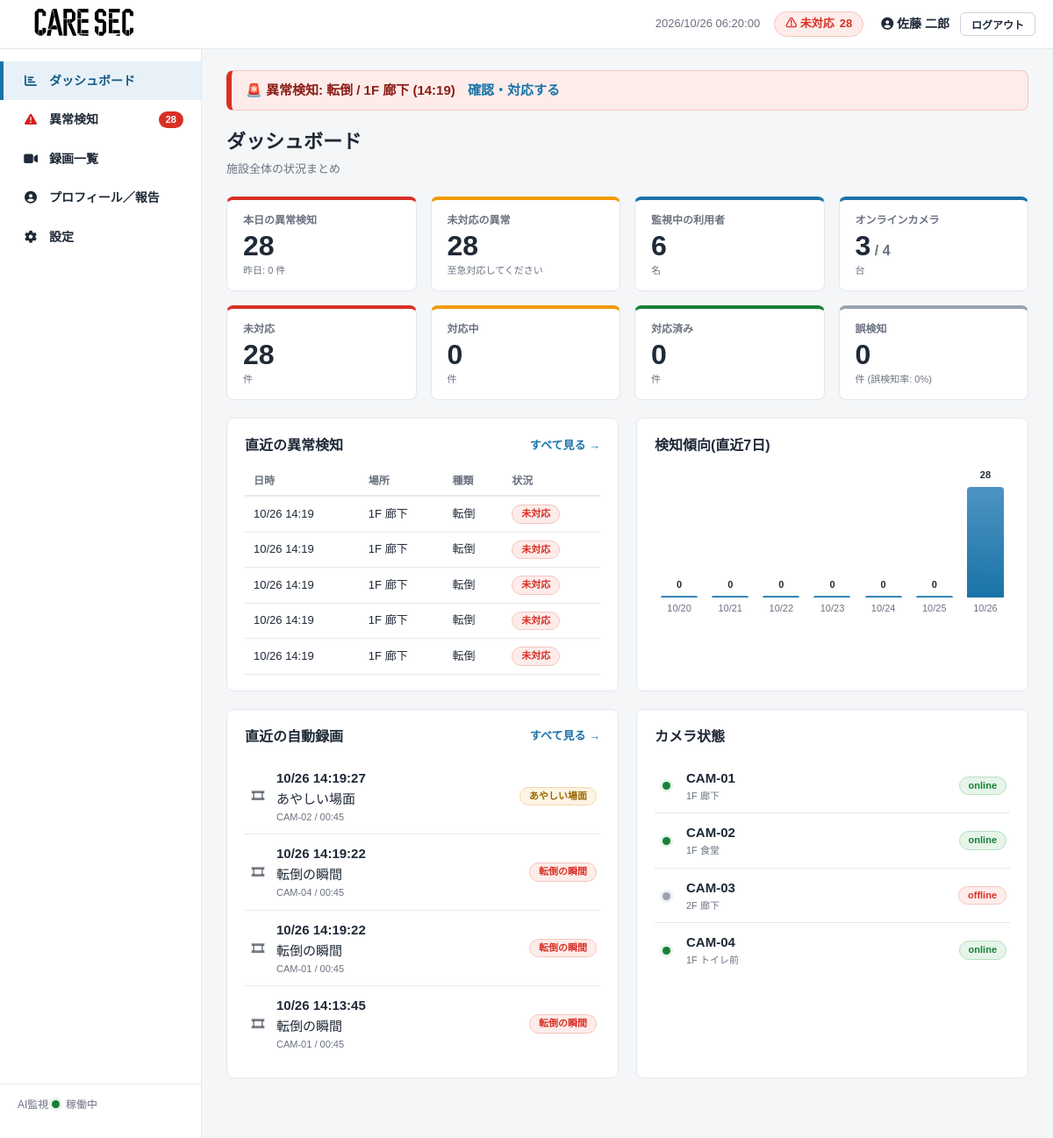
Screenshot of / (signed in) with the database file from the repository.
### core/models.py (models this page shows, shortened)
class User(AbstractBaseUser):
    username = models.CharField("ユーザー名", max_length=150, unique=True)
    first_name = models.CharField("名", max_length=50, blank=True)
    last_name = models.CharField("姓", max_length=50, blank=True)
    email = models.EmailField("メールアドレス", blank=True)
    is_active = models.BooleanField("有効", default=True)
    is_admin = models.BooleanField("管理画面を利用できる", default=False)
    date_joined = models.DateTimeField("登録日", default=timezone.now)
    objects = UserManager()
    USERNAME_FIELD = "username"
    REQUIRED_FIELDS = []
    class Meta:
        verbose_name = "介護士"
        verbose_name_plural = "介護士"
        default_permissions = ()  # 権限レコードを作らない
    def get_full_name(self):
        return f"{self.last_name} {self.first_name}".strip()

class Alert(models.Model):
    class Kind(models.TextChoices):
        FALL = "fall", "転倒"
        SUSPICIOUS = "suspicious", "あやしい動き"
        ZONE = "zone", "立ち入り禁止ゾーン"
    class Status(models.TextChoices):
        OPEN = "open", "未対応"
        RESPONDING = "responding", "対応中"
        RESOLVED = "resolved", "解決済み"
        FALSE_POSITIVE = "false_positive", "誤検知"
    kind = models.CharField("種類", max_length=16, choices=Kind.choices)
    status = models.CharField("状況", max_length=16, choices=Status.choices, default=Status.OPEN)
    camera = models.ForeignKey(Camera, verbose_name="カメラ", on_delete=models.CASCADE, related_name="alerts")
    occurred_at = models.DateTimeField("発生日時")
    confidence = models.FloatField("AI信頼度", null=True, blank=True, help_text="0.0〜1.0")
    detected_state = models.CharField(
        "検知時の人物状態", max_length=16,
        choices=PersonState.choices, default=PersonState.UNKNOWN,
    )
    created_at = models.DateTimeField("アラート発生時刻", default=timezone.now)
    responded_at = models.DateTimeField("対応開始時刻", null=True, blank=True)
    resolved_at = models.DateTimeField("対応完了時刻", null=True, blank=True)
    is_false_positive = models.BooleanField("誤検知", default=False)
    thumbnail_url = models.TextField("サムネイルURL", blank=True)
    responder = models.ForeignKey(
        User, verbose_name="対応者",
        null=True, blank=True, on_delete=models.SET_NULL, related_name="responding_alerts",
    )
    class Meta:
        verbose_name = "異常検知"
        verbose_name_plural = "異常検知"
        ordering = ["-occurred_at"]
        default_permissions = ()
    @property
    def kind_label(self):
        return self.get_kind_display()
    @property
    def status_label(self):
        return self.get_status_display()
    @property
    def location(self):
        return self.camera.location

class Camera(models.Model):
    name = models.CharField("カメラ名", max_length=64)
    location = models.CharField("設置場所", max_length=128)
    stream_url = models.TextField("ストリームURL", blank=True)
    is_online = models.BooleanField("online", default=True)
    class Meta:
        verbose_name = "カメラ"
        verbose_name_plural = "カメラ"
        default_permissions = ()

class Recording(models.Model):
    class Kind(models.TextChoices):
        FALL = "fall", "転倒の瞬間"
        SUSPICIOUS = "suspicious", "あやしい場面"
    kind = models.CharField("種類", max_length=16, choices=Kind.choices)
    camera = models.ForeignKey(Camera, verbose_name="カメラ", on_delete=models.CASCADE, related_name="recordings")
    alert = models.OneToOneField(
        Alert, verbose_name="関連する異常",
        null=True, blank=True, on_delete=models.SET_NULL, related_name="recording",
    )
    started_at = models.DateTimeField("録画開始")
    ended_at = models.DateTimeField("録画終了")
    video_url = models.TextField("動画URL")
    thumbnail_url = models.TextField("サムネイルURL", blank=True)
    reason = models.CharField("録画理由", max_length=255, blank=True)
    markers = models.JSONField("AI検知マーク", default=list, blank=True)
    class Meta:
        verbose_name = "自動録画"
        verbose_name_plural = "自動録画"
        ordering = ["-started_at"]
        default_permissions = ()
    @property
    def kind_label(self):
        return self.get_kind_display()
    @property
    def camera_name(self):
        return self.camera.name
    @property
    def duration_label(self):
        delta = max(int((self.ended_at - self.started_at).total_seconds()), 0)
        h, rem = divmod(delta, 3600)
        m, s = divmod(rem, 60)
        if h:
            return f"{h}:{m:02d}:{s:02d}"
        return f"{m:02d}:{s:02d}"

### core/views.py (the view)
# urls.py: path("", views.dashboard, name="dashboard"),
@login_required
def dashboard(request):
    now = timezone.now()
    today = now.date()
    alerts = Alert.objects.select_related("camera")
    total_alerts = alerts.count()
    false_positive_count = alerts.filter(status=Alert.Status.FALSE_POSITIVE).count()
    stats = {
        "today_alerts": alerts.filter(occurred_at__date=today).count(),
        "yesterday_alerts": alerts.filter(occurred_at__date=today - timedelta(days=1)).count(),
        "open_alerts": alerts.filter(status=Alert.Status.OPEN).count(),
        "residents": Resident.objects.count(),
        "cameras_online": Camera.objects.filter(is_online=True).count(),
        "cameras_total": Camera.objects.count(),
        "month_alerts": alerts.filter(
            occurred_at__year=today.year, occurred_at__month=today.month,
        ).count(),
        "open_count": alerts.filter(status=Alert.Status.OPEN).count(),
        "responding_count": alerts.filter(status=Alert.Status.RESPONDING).count(),
        "resolved_count": alerts.filter(status=Alert.Status.RESOLVED).count(),
        "false_positive_count": false_positive_count,
        "false_positive_rate": round(false_positive_count / total_alerts * 100, 1) if total_alerts > 0 else 0,
    }
    weekly_chart = []
    for i in range(6, -1, -1):
        day = today - timedelta(days=i)
        weekly_chart.append({
            "label": f"{day.month}/{day.day}",
            "count": alerts.filter(occurred_at__date=day).count(),
        })
    max_count = max([p["count"] for p in weekly_chart] + [1])
    for point in weekly_chart:
        point["height_percent"] = int(point["count"] / max_count * 100)
    return render(request, "dashboard.html", {
        "stats": stats,
        "recent_alerts": alerts[:5],
        "weekly_chart": weekly_chart,
        "recent_recordings": Recording.objects.select_related("camera")[:4],
        "cameras": Camera.objects.all(),
        "status_counts": {
            "open": alerts.filter(status=Alert.Status.OPEN).count(),
            "responding": alerts.filter(status=Alert.Status.RESPONDING).count(),
            "resolved": alerts.filter(status=Alert.Status.RESOLVED).count(),
        },
        "camera_counts": Camera.objects.annotate(alert_count=Count("alerts")).order_by("-alert_count"),
        "ai": _ai_summary(),
    })

### core/auth.py (called while the page is built)
    def get_user(self, user_id):
        User = get_user_model()
        try:
            return User.objects.get(pk=user_id)
        except User.DoesNotExist:
            return None

### core/context_processors.py (called while the page is built)
def alert_globals(request):
    if not request.user.is_authenticated:
        return {}
    open_alerts = Alert.objects.filter(status=Alert.Status.OPEN)
    return {
        "open_alert_count": open_alerts.count(),
        "latest_open_alert": open_alerts.order_by("-occurred_at").first(),
    }

### core/models.py (called while the page is built)
    @classmethod
    def load(cls):
        obj, _ = cls.objects.get_or_create(pk=1)
        return obj

### core/views.py (called while the page is built)
def _ai_summary():
    ai = AISettings.load()
    total = Alert.objects.count()
    false_positives = Alert.objects.filter(is_false_positive=True).count()
    return {
        "settings": ai,
        "total": total,
        "false_positives": false_positives,
        "accuracy": round((1 - false_positives / total) * 100, 1) if total else 100.0,
    }

### templates/dashboard.html (shortened to what this page needs)
{% extends "base.html" %}
{% block content %}
<div class="page-header">
  <h1>ダッシュボード</h1>
  <p class="page-header__sub">施設全体の状況まとめ</p>
</div>
<section class="stats-grid">
  <div class="stat-card stat-card--danger">
    <span class="stat-card__label">本日の異常検知</span>
    <span class="stat-card__value">{{ stats.today_alerts|default:0 }}</span>
    <span class="stat-card__note">昨日: {{ stats.yesterday_alerts|default:0 }} 件</span>
  </div>
  <div class="stat-card stat-card--warn">
    <span class="stat-card__label">未対応の異常</span>
    <span class="stat-card__value">{{ stats.open_alerts|default:0 }}</span>
    <span class="stat-card__note">{% if stats.open_alerts %}至急対応してください{% else %}対応漏れはありません{% endif %}</span>
  </div>
  <div class="stat-card">
    <span class="stat-card__label">監視中の利用者</span>
    <span class="stat-card__value">{{ stats.residents|default:0 }}</span>
    <span class="stat-card__note">名</span>
  </div>
  <div class="stat-card">
    <span class="stat-card__label">オンラインカメラ</span>
    <span class="stat-card__value">{{ stats.cameras_online|default:0 }}<small> / {{ stats.cameras_total|default:0 }}</small></span>
    <span class="stat-card__note">台</span>
  </div>
  <div class="stat-card stat-card--danger">
    <span class="stat-card__label">未対応</span>
    <span class="stat-card__value">{{ stats.open_count|default:0 }}</span>
    <span class="stat-card__note">件</span>
  </div>
  <div class="stat-card stat-card--warn">
    <span class="stat-card__label">対応中</span>
    <span class="stat-card__value">{{ stats.responding_count|default:0 }}</span>
    <span class="stat-card__note">件</span>
  </div>
  <div class="stat-card stat-card--resolved">
    <span class="stat-card__label">対応済み</span>
    <span class="stat-card__value">{{ stats.resolved_count|default:0 }}</span>
    <span class="stat-card__note">件</span>
  </div>
  <div class="stat-card stat-card--fp">
    <span class="stat-card__label">誤検知</span>
    <span class="stat-card__value">{{ stats.false_positive_count|default:0 }}</span>
    <span class="stat-card__note">件 (誤検知率: {{ stats.false_positive_rate|default:0 }}%)</span>
  </div>
</section>
<div class="grid-2">
  <section class="card">
    <div class="card__header">
      <h2>直近の異常検知</h2>
      <a href="{% url 'alert_list' %}" class="link">すべて見る →</a>
    </div>
    <table class="table">
      <thead>
        <tr><th>日時</th><th>場所</th><th>種類</th><th>状況</th></tr>
      </thead>
      <tbody>
        {% for alert in recent_alerts %}
        <tr>
          <td>{{ alert.occurred_at|date:"m/d H:i" }}</td>
          <td>{{ alert.location }}</td>
          <td>{{ alert.kind_label }}</td>
          <td><span class="chip chip--{{ alert.status }}">{{ alert.status_label }}</span></td>
        </tr>
        {% empty %}
        <tr><td colspan="4" class="table__empty">異常検知はありません</td></tr>
        {% endfor %}
      </tbody>
    </table>
  </section>
  <section class="card">
    <div class="card__header">
      <h2>検知傾向(直近7日)</h2>
    </div>
    <ul class="bar-chart">
      {% for point in weekly_chart %}
      <li class="bar-chart__item">
        <span class="bar-chart__value">{{ point.count }}</span>
        <span class="bar-chart__bar" style="height: {{ point.height_percent }}%"></span>
        <span class="bar-chart__label">{{ point.label }}</span>
      </li>
      {% empty %}
      <li class="table__empty">集計データがありません</li>
      {% endfor %}
    </ul>
  </section>
</div>
<div class="grid-2">
  <section class="card">
    <div class="card__header">
      <h2>直近の自動録画</h2>
      <a href="{% url 'recording_list' %}" class="link">すべて見る →</a>
    </div>
    <ul class="mini-list">
      {% for rec in recent_recordings %}
      <li>
        <a href="{% url 'recording_detail' rec.id %}">
          <span class="mini-list__icon">🎞</span>
          <span class="mini-list__body">
            <strong>{{ rec.started_at|date:"m/d H:i:s" }}</strong> {{ rec.kind_label }}
            <small>{{ rec.camera_name }} / {{ rec.duration_label }}</small>
          </span>
          <span class="chip chip--{{ rec.kind }}">{{ rec.kind_label }}</span>
        </a>
      </li>
      {% empty %}
      <li class="table__empty">録画はありません</li>
      {% endfor %}
    </ul>
  </section>
  <section class="card">
    <div class="card__header">
      <h2>カメラ状態</h2>
    </div>
    <ul class="mini-list">
      {% for camera in cameras %}
      <li>
        <span class="mini-list__row">
          <span class="mini-list__icon">{% if camera.is_online %}<span class="status-dot status-dot--on"></span>{% else %}<span class="status-dot status-dot--off"></span>{% endif %}</span>
          <span class="mini-list__body">
            <strong>{{ camera.name }}</strong>
            <small>{{ camera.location }}</small>
          </span>
          <span class="chip {% if camera.is_online %}chip--resolved{% else %}chip--open{% endif %}">{% if camera.is_online %}online{% else %}offline{% endif %}</span>
        </span>
      </li>
      {% empty %}
      <li class="table__empty">カメラが登録されていません</li>
      {% endfor %}
    </ul>
  </section>
</div>
{% endblock %}

### templates/base.html (shortened to what this page needs)
{% load static %}<!DOCTYPE html>
<html lang="ja">
<head>
<link rel="stylesheet" href="https://cdnjs.cloudflare.com/ajax/libs/font-awesome/6.4.0/css/all.min.css">
<link rel="stylesheet" href="{% static 'css/style.css' %}">
</head>
{% url 'api_alerts' as api_alerts_url %}
<body data-alerts-api="{{ api_alerts_url|default:'' }}">
<div class="layout">
  <header class="topbar">
    <div class="topbar__brand">
      <img src="{% static 'img/image1.svg' %}" alt="アイコン" style="width: 10em; height: auto;">
    </div>
    <div class="topbar__info">
      <span id="clock" class="topbar__clock">----/--/-- --:--:--</span>
      <a href="{% url 'alert_list' %}" class="topbar__alert-badge" title="未対応の異常一覧へ">
        ⚠ 未対応 <span id="alert-badge-count">{{ open_alert_count|default:0 }}</span>
      </a>
    </div>
    <div class="topbar__user">
      {% if user.is_authenticated %}
        <a class="topbar__username" href="{% url 'profile' %}"><i class="fa-solid fa-circle-user"></i> {{ user.get_full_name|default:user.username }}</a>
        <form method="post" action="{% url 'logout' %}" class="inline-form">
          <button type="submit" class="btn btn--ghost btn--sm">ログアウト</button>
        </form>
      {% else %}
        <a class="btn btn--primary btn--sm" href="{% url 'login' %}">ログイン</a>
      {% endif %}
    </div>
  </header>
  <nav class="sidebar" id="sidebar" aria-label="メインメニュー">
    <ul class="menu">
      <li class="menu__item{% if request.resolver_match.url_name == 'dashboard' %} is-active{% endif %}">
        <a href="{% url 'dashboard' %}"><span class="menu__icon"></span>ダッシュボード</a>
      </li>
      <li class="menu__item{% if request.resolver_match.url_name == 'alert_list' %} is-active{% endif %}">
        <a href="{% url 'alert_list' %}"><span class="menu__icon"><i class="fa-solid fa-triangle-exclamation" style="color: rgb(215, 30, 30);"></i></span>異常検知
          <span class="menu__badge" id="sidebar-alert-count"{% if not open_alert_count %} hidden{% endif %}>{{ open_alert_count|default:0 }}</span>
        </a>
      </li>
      <li class="menu__item{% if request.resolver_match.url_name == 'recording_list' %} is-active{% endif %}">
        <a href="{% url 'recording_list' %}"><span class="menu__icon"><i class="fa-solid fa-video"></i></span>録画一覧</a>
      </li>
      <li class="menu__item{% if request.resolver_match.url_name == 'profile' %} is-active{% endif %}">
        <a href="{% url 'profile' %}"><span class="menu__icon"><i class="fa-solid fa-circle-user"></i></span>プロフィール／報告</a>
      </li>
      <li class="menu__item{% if request.resolver_match.url_name == 'settings' %} is-active{% endif %}">
        <a href="{% url 'settings' %}"><span class="menu__icon"><i class="fa-solid fa-gear"></i></span>設定</a>
      </li>
    </ul>
    <div class="sidebar__footer">
      AI監視 <span class="status-dot status-dot--on"></span> 稼働中
    </div>
  </nav>
  <main class="main">
    {% if latest_open_alert %}
      <div class="global-alert-banner" role="alert">
        🚨 異常検知: {{ latest_open_alert.kind_label }} / {{ latest_open_alert.location }}
        ({{ latest_open_alert.occurred_at|date:"H:i" }})
        <a href="{% url 'alert_list' %}">確認・対応する</a>
      </div>
    {% endif %}
    {% block content %}{% endblock %}
  </main>
</div>
</body>
</html>

### rows the page displays
User: get_full_name "佐藤 二郎"
Alert: kind_label "転倒", location "1F 廊下", occurred_at "14:19", occurred_at "10/26 14:19", status_label "未対応"
Alert: occurred_at "10/26 14:19", location "1F 廊下", kind_label "転倒", status_label "未対応"
Alert: occurred_at "10/26 14:19", location "1F 廊下", kind_label "転倒", status_label "未対応"
Alert: occurred_at "10/26 14:19", location "1F 廊下", kind_label "転倒", status_label "未対応"
Alert: occurred_at "10/26 14:19", location "1F 廊下", kind_label "転倒", status_label "未対応"
Recording: started_at "10/26 14:19:27", kind_label "あやしい場面", camera_name "CAM-02", duration_label "00:45"
Recording: started_at "10/26 14:19:22", kind_label "転倒の瞬間", camera_name "CAM-04", duration_label "00:45"
Recording: started_at "10/26 14:19:22", kind_label "転倒の瞬間", camera_name "CAM-01", duration_label "00:45"
Recording: started_at "10/26 14:13:45", kind_label "転倒の瞬間", camera_name "CAM-01", duration_label "00:45"
Camera: is_online True (drawn), name "CAM-01", location "1F 廊下"
Camera: is_online True (drawn), name "CAM-02", location "1F 食堂"
Camera: is_online False (drawn), name "CAM-03", location "2F 廊下"
Camera: is_online True (drawn), name "CAM-04", location "1F トイレ前"

### other values shown
{{ open_alert_count|default:0 }} "28"
{{ stats.today_alerts|default:0 }} "28"
{{ stats.yesterday_alerts|default:0 }} "0"
{{ stats.open_alerts|default:0 }} "28"
{{ stats.residents|default:0 }} "6"
{{ stats.cameras_online|default:0 }} "3"
{{ stats.cameras_total|default:0 }} "4"
{{ stats.open_count|default:0 }} "28"
{{ stats.responding_count|default:0 }} "0"
{{ stats.resolved_count|default:0 }} "0"
{{ stats.false_positive_count|default:0 }} "0"
{{ stats.false_positive_rate|default:0 }} "0"
{{ point.count }} "0" "0" "0" "0" "0" "0" "28"
{{ point.label }} "10/20" "10/21" "10/22" "10/23" "10/24" "10/25" "10/26"
